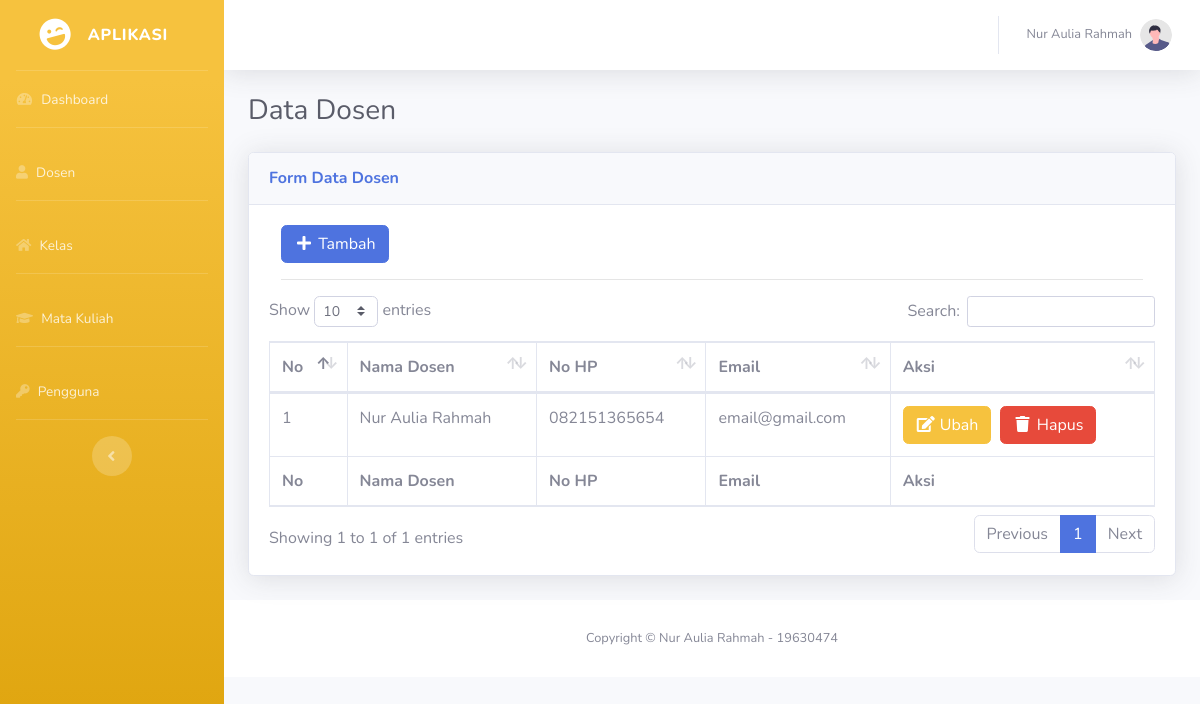
The app's page /dosen.php (signed in) with its own data.
### tables this page shows
CREATE TABLE IF NOT EXISTS `pengguna` (
`id_pengguna` int(11) NOT NULL,
  `nama_pengguna` varchar(100) NOT NULL,
  `user` varchar(100) NOT NULL,
  `pass` varchar(100) NOT NULL
);

CREATE TABLE IF NOT EXISTS `dosen` (
`id_dosen` int(11) NOT NULL,
  `nama_dosen` varchar(100) NOT NULL,
  `nohp` varchar(20) NOT NULL,
  `email` varchar(100) NOT NULL
);

CREATE TABLE IF NOT EXISTS `profil` (
`id` int(11) NOT NULL,
  `nama_aplikasi` varchar(100) NOT NULL,
  `nama_profil` varchar(100) NOT NULL,
  `nomor_profil` varchar(100) NOT NULL
);

### config/profil.php (called while the page is built, shortened)
<?php
$query_profil = mysqli_query($link, "select * from profil");
$data_profil = mysqli_fetch_array($query_profil);
$nama_profil = $data_profil['nama_profil'];
$nomor_profil = $data_profil['nomor_profil'];

### pages/center-dosen.php (the view, shortened to what this page needs)
<div class="container-fluid">
    <h1 class="h3 mb-4 text-gray-800"><?= $judul; ?></h1>
    <div class="card shadow mb-4">
        <div class="card-header py-3">
            <h6 class="m-0 font-weight-bold text-primary"><?= $judul_form; ?></h6>
        </div>
        <div class="card-body">
            <div class="col-12">
                <button type="button" class="btn btn-primary" title="Tambah" data-toggle="modal" data-target="#tambah"><i class="fa fa-fw fa-plus"></i> Tambah</button>
                <hr />
            </div>
            <div class=" table-responsive">
                <table class="table table-bordered" id="dataTable" width="100%" cellspacing="0">
                    <thead>
                        <tr>
                            <th>No</th>
                            <th>Nama Dosen</th>
                            <th>No HP</th>
                            <th>Email</th>
                            <th>Aksi</th>
                        </tr>
                    </thead>
                    <tfoot>
                        <tr>
                            <th>No</th>
                            <th>Nama Dosen</th>
                            <th>No HP</th>
                            <th>Email</th>
                            <th>Aksi</th>
                        </tr>
                    </tfoot>
                    <tbody>
                        <?php
                        $no = 1;
                        $query_dosen = mysqli_query($link, "select * from dosen order by id_dosen asc");
                        if (mysqli_num_rows($query_dosen) > 0) {
                            while ($data_dosen = mysqli_fetch_array($query_dosen)) {
                                $id_dosen = $data_dosen['id_dosen'];
                                $nama_dosen = $data_dosen['nama_dosen'];
                                $nohp = $data_dosen['nohp'];
                                $email = $data_dosen['email'];
                        ?>
                                <tr>
                                    <td><?= $no; ?></td>
                                    <td><?= $nama_dosen; ?></td>
                                    <td><?= $nohp; ?></td>
                                    <td><?= $email; ?></td>
                                    <td><a href="#" title="Ubah" data-toggle="modal" data-target="#ubah<?php echo $id_dosen; ?>"><button type="button" class="btn btn-warning "><i class="fa fa-fw fa-edit"></i> Ubah</button></a>&nbsp;&nbsp;<a href="proses/proses-dosen.php?s=<?php echo $id_dosen; ?>" title="Hapus" onclick="return confirm('Apakah anda yakin ingin menghapus data <?php echo $nama_dosen; ?>?')"><button type="button" class="btn btn-danger "><i class="fa fa-fw fa-trash"></i> Hapus </button></a></td>
                                </tr>
                        <?php $no++;
                            }
                        }
                        ?>
                    </tbody>
                </table>
            </div>
        </div>
    </div>
</div>

### templates/topnavbar.php (shortened to what this page needs)
<nav class="navbar navbar-expand navbar-light bg-white topbar mb-4 static-top shadow">
    <ul class="navbar-nav ml-auto">
        <li class="nav-item dropdown no-arrow">
            <a class="nav-link dropdown-toggle" href="#" id="userDropdown" role="button" data-toggle="dropdown" aria-haspopup="true" aria-expanded="false">
                <span class="mr-2 d-none d-lg-inline text-gray-600 small"><?= $nama_penggunalogin; ?></span>
                <img class="img-profile rounded-circle" src="assets/img/undraw_profile.svg">
            </a>
        </li>
    </ul>
</nav>

### templates/footer.php (shortened to what this page needs)
<footer class="sticky-footer bg-white">
    <div class="container my-auto">
        <div class="copyright text-center my-auto">
            <span>Copyright &copy; <?= $nama_profil . ' - ' . $nomor_profil; ?></span>
        </div>
    </div>
</footer>
</div>
</div>
</body>
</html>

### records on screen
pengguna: nama_pengguna "Nur Aulia Rahmah"
dosen: nama_dosen "Nur Aulia Rahmah", nohp "082151365654", email "email@gmail.com"
profil: nama_profil "Nur Aulia Rahmah", nomor_profil "19630474"

### other values on screen
$judul "Data Dosen"
$judul_form "Form Data Dosen"
